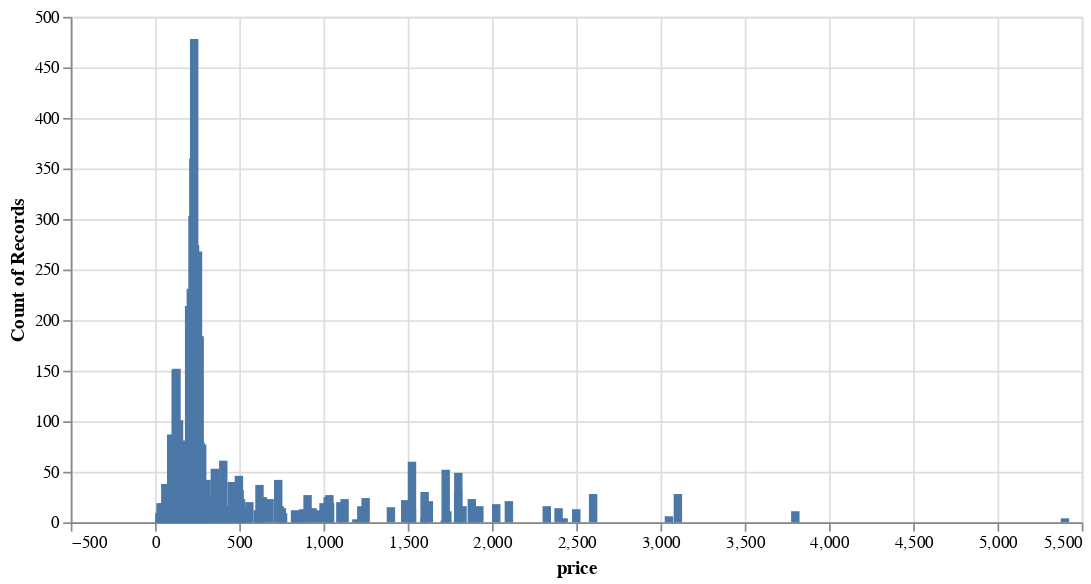

The cell this chart's notebook holds for it:
### Code cell
alt.Chart(auction_data).mark_bar().encode(
    x='price',
    y='count():Q'
).properties(width=600)

### Figure 1 — Vega-Lite specification as saved in the notebook (floating-point values rounded to 4 significant figures; data arrays with more than 128 entries replaced by an {"elided": "..."} marker saying what was removed)
{"config": {"view": {"continuousWidth": 300, "continuousHeight": 300}}, "data": {"name": "data-3b33cd9a46f1ed7e63759d55e0147f3c"}, "mark": {"type": "bar"}, "encoding": {"x": {"field": "price", "type": "quantitative"}, "y": {"aggregate": "count", "type": "quantitative"}}, "width": 600, "$schema": "https://vega.github.io/schema/vega-lite/v5.8.0.json", "datasets": {"data-3b33cd9a46f1ed7e63759d55e0147f3c": {"elided": "10681 records"}}}
